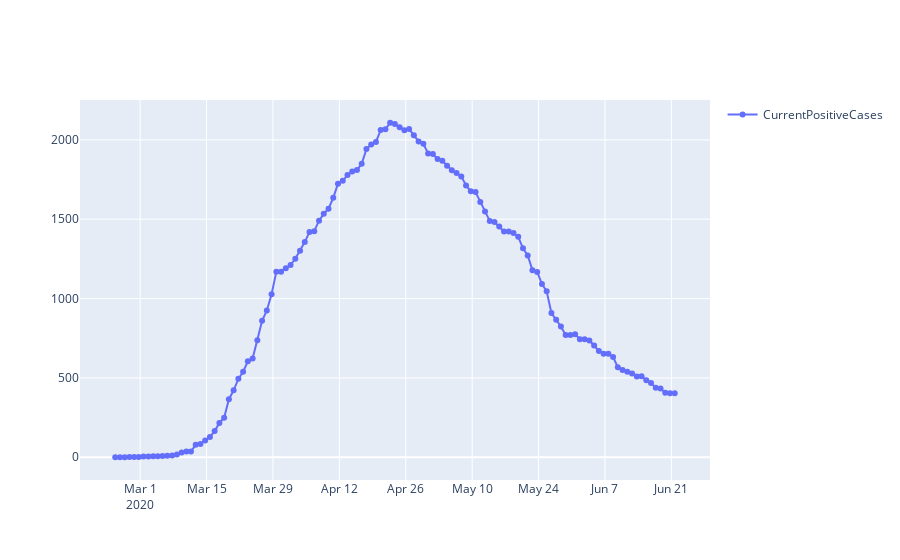

The notebook cell saved with this chart:
### Code cell
make_plot(df_Abruzzo,'CurrentPositiveCases')
